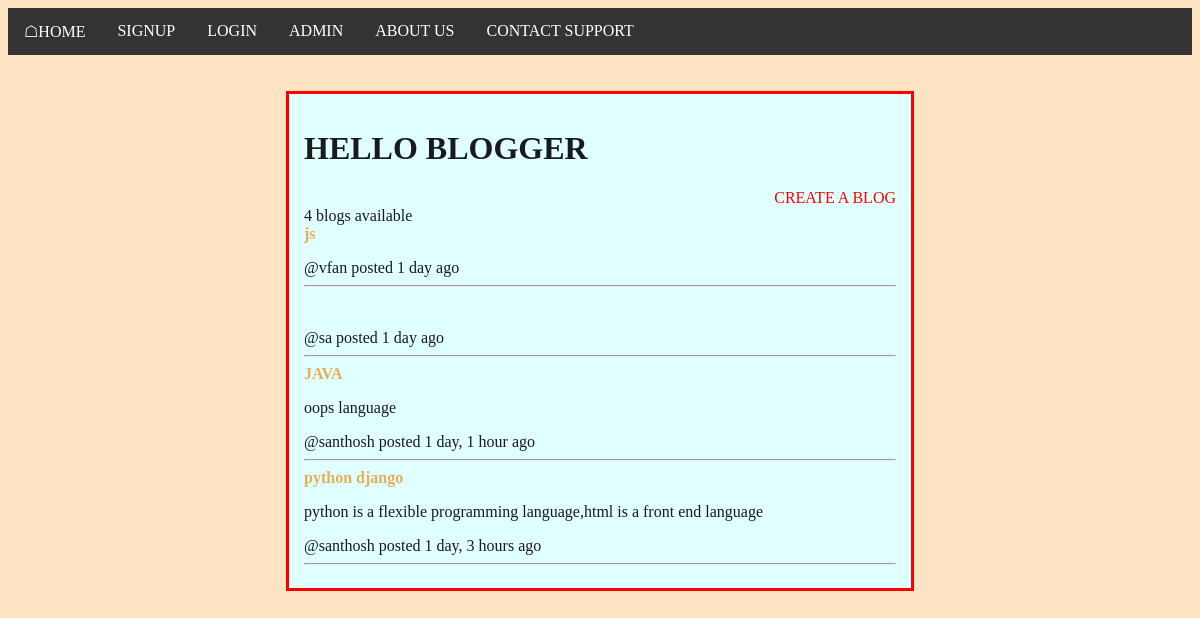
Before: / with the older database file.
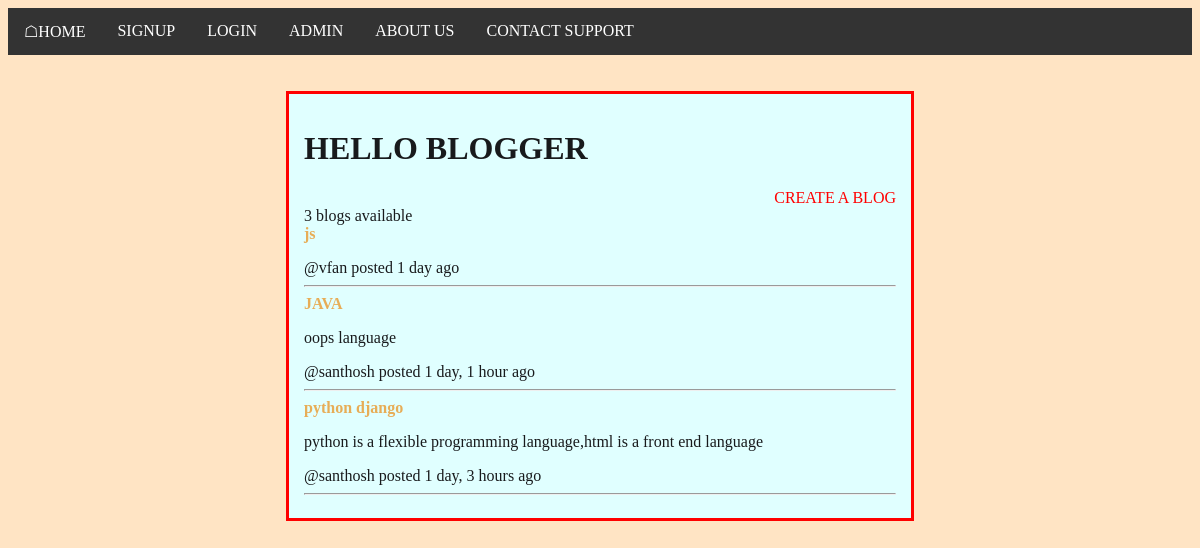
After: the same page with the newer database file.
### app/models.py (models this page shows)
class Blogs(models.Model):
    blogger=models.ForeignKey(User,on_delete=models.CASCADE)
    topic=models.CharField(max_length=200,null=True)
    description= models.TextField(null=True,blank=True)
    created = models.DateTimeField(auto_now_add=True)
    updated = models.DateTimeField(auto_now=True)
    class Meta:
        ordering= ['created']

### app/views.py (the view)
# urls.py: path('',views.home,name='home'),
def home(request):
    blogs=Blogs.objects.filter().order_by('created').reverse()
    return render(request,'app/home.html',{'blogs':blogs})

### templates/app/home.html (shortened to what this page needs)
{%extends 'main.html' %}
{% block content %}
<div class="home">
  <br><br>
<div class="center">
  <h1>HELLO BLOGGER</h1>
  <div align="right">
  <a href="{% url 'createblog' %}"> create a blog</a>
  </div>
    {{blogs.count}} blogs available
    <br>
    {% for blog in blogs%}
      <strong>{{blog.topic}}</strong>
      <p>{{blog.description}}</p>
      @<span>{{blog.blogger.first_name}}</span>
        posted {{blog.created|timesince}} ago
     <hr>
    {% endfor %}
</div>
</div>
{% endblock %}

### templates/main.html (shortened to what this page needs)
<html>
 <head>
 </head>
 <body id="tester">
    <div id='cssmenu'>
  <ul>
  <li><a href="{% url 'home' %}">&#9750;home</a></li>
  {% if user.is_authenticated %}
  <li><a href="{% url 'profile' request.user.id %}">user info</a>
  <li><a href="{% url 'logout' %}">logout</a></li>
  {% else %}
  <li><a href="{% url 'registeruser' %}">signup</a> </li>
  <li><a href="{% url 'login' %}">Login</a> </li>
  {% endif %}
  <li><a href="/admin/">Admin</a></li>
  <li><a href="{% url 'about' %}">About Us</a></li>
  <li><a href="{% url 'support' %}">Contact Support</a></li>
</ul>
</div>
   {% block content %}
   {% endblock %}
 </body>
</html>

### templates/main.html (style rules this page uses)
ul { list-style-type: none; margin: 0; padding: 0; overflow: hidden; background-color: #333; }
li { float: left; }
li a { display: block; color: white; text-align: center; padding: 14px 16px; text-decoration: none; }
.center { color:rgb(24, 26, 28); margin: auto; width: 50%; border: 3px solid red; padding: 15px; align-items: "center"; background-color: lightcyan; }
strong { color:rgb(231, 173, 87); }
a { color: red; text-decoration: none; text-transform: uppercase; }
body { background-color: bisque; }

Changed rows visible on the page:
removed Blogs: blogger.first_name "sa", created "1 day"
Other visible differences:
{{ blogs.count }}: "4" → "3"
